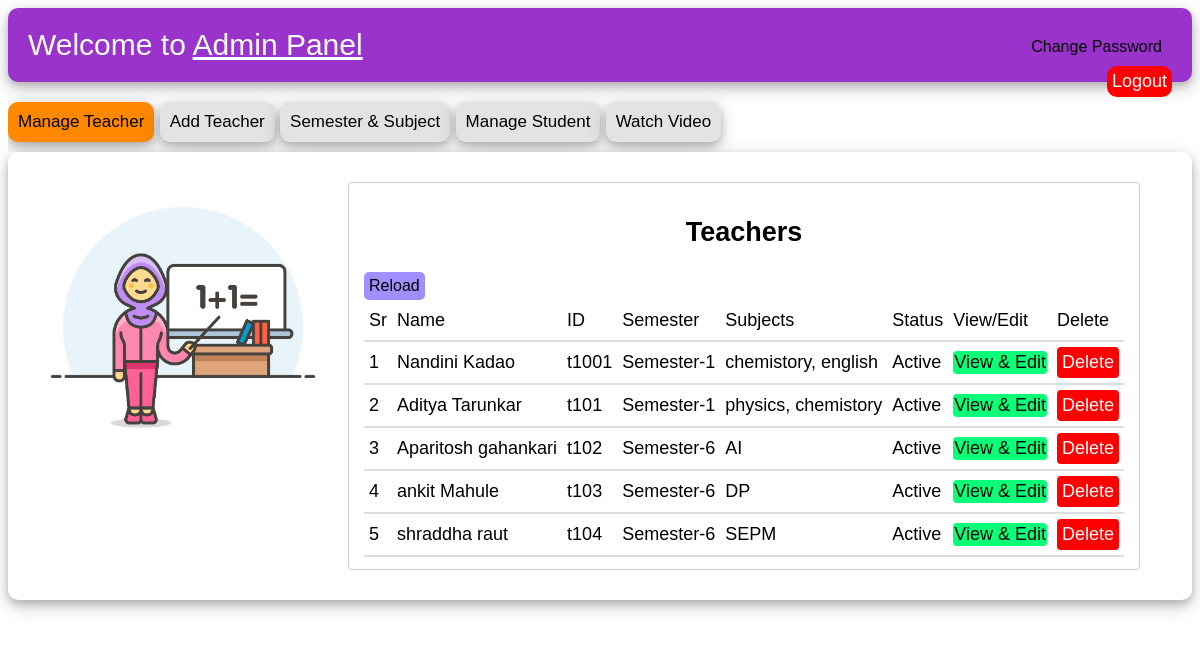
The app's page /admin/ahome.php (signed in) with its own data.
### tables this page shows
CREATE TABLE `teacher` (
  `sr` int(11) NOT NULL,
  `fname` text NOT NULL,
  `mname` text NOT NULL,
  `lname` text NOT NULL,
  `tid` text NOT NULL,
  `semester` text NOT NULL,
  `subjects` text NOT NULL,
  `tphone` text NOT NULL,
  `tpass` text NOT NULL,
  `status` text NOT NULL
);

### admin/ahome.php (shortened to what this page needs)
<!DOCTYPE html>
<html>
<head>
<link rel="stylesheet" href="ahome.css">
</head>
<body>
<div class="header">
  <label style="font-size: 30px; ">Welcome to <a style="color: white;" href="ahome.php">Admin Panel</a></label>
  <div class="log">
        <?php include("menu/cp.php") ?>
  </div>
</div>
<?php
if(isset($_POST['go']))
{
  $sort=$_POST['sort'];
  include("menu/menus/control.php");
}
elseif(isset($_POST['update']))
{
    $sr=$_POST['update'];
    include("menu/menus/manageteacher/update.php");
}
elseif(isset($_POST['vview']))
{
    $sr=$_POST['vview'];
    include("menu/menus/manageteacher/vvideo.php");
}
else
{
?>
<div class="row">
    <?php
    include("menu/menu.php")
    ?>
</div>
<?php
}
?>
</body>
</html>

### admin/menu/cp.php (shortened to what this page needs)
<!DOCTYPE html>
<html>
<head>
</head>
<body>
<button id="myBtn" class="change"><span>Change Password</span></button>
<form method="POST"><button class="logout" name="clear"><span>Logout</span></button></form>
</body>
</html>

### admin/menu/menu.php (shortened to what this page needs)
<!DOCTYPE html>
<html>
<head>
<link rel="stylesheet" href="menu/menu.css">
</head>
<body>
<div class="tab">
  <button class="tablinks" onclick="openAdm(event, 'ManTeacher')" id="defaultOpen">Manage Teacher</button>
  <button class="tablinks" onclick="openAdm(event, 'AddTeach')">Add Teacher</button>
  <button class="tablinks" onclick="openAdm(event, 'SemSub')">Semester & Subject</button>
  <button class="tablinks" onclick="openAdm(event, 'ms')">Manage Student</button>
  <button class="tablinks" onclick="openAdm(event, 'wv')">Watch Video</button>
</div>
<div id="ManTeacher" class="tabcontent">
    <img src="menu/mantech.png" alt="Pineapple" style="width:300px;height:300px;margin-right:15px;">
    <div class="addteacher">
      <?php include("menus/manageteacher.php") ?>
    </div>
</div>
</body>
</html>

### admin/menu/menus/manageteacher.php (shortened to what this page needs)
<h2 style="text-align: center;">Teachers</h2>
<form method="POST">
<button
style="border: none;
 background-color: #a08ffc;
 padding: 5px;
 border-radius: 5px;
 cursor: pointer;
 font-size: 16px;" name="reload">
Reload</button>
</form>
<div>
	<table>
		<tr>
			<td>Sr</td><td>Name</td><td>ID</td><td>Semester</td><td>Subjects</td><td>Status</td><td>View/Edit</td><td>Delete</td>
		</tr>
			<?php
			$qry="SELECT * from teacher ORDER BY tid ASC";
			$retval=mysql_query(($qry));
			if(mysql_num_rows($retval)>0)
			{
				$no=1;
				while($row=mysql_fetch_assoc($retval))
				{
				echo "<tr>";
					$fname=$row['fname'];
					$lname=$row['lname'];
					?>
					<td><?php echo $no ?></td>
					<td><?php echo $fname." ".$lname ?></td>
					<td><?php echo $row['tid'] ?></td>
					<td><?php echo substr($row['semester'],1) ?></td>
						<?php
						$subs=$row['subjects'];
						$subs = explode('%&~', $subs);
						$subjects="";
						foreach($subs as $value){
						if(!empty($value))
					    {
							$subjects=$value.", ".$subjects;
					    }
						}
						$len=strlen($subjects);
						$subjects=substr($subjects,0,$len-2);
						?>
					<td><?php echo "$subjects"; ?></td>
					<td><?php echo $row['status'] ?></td>
					<form method="POST">
					<td><button name="update" class="mbutton" value="<?php echo $row['sr'] ?>"><span>View & Edit</span></button></td>
					<td><button name="delete" class="delbutton" value="<?php echo $row['sr'] ?>"><span>Delete</span></button></td>
					</form>
					<?php
				echo "</tr>";
				$no++;
				}
			}
			?>
	</table>
</div>

### admin/ahome.css (style rules this page uses)
* { box-sizing: border-box; }
.row::after { content: ""; clear: both; display: table; }
html { font-family: "Lucida Sans", sans-serif; }
.header { box-shadow: 0 4px 8px 0 rgba(0, 0, 0, 0.2), 0 6px 20px 0 rgba(0, 0, 0, 0.19); background-color: #9933cc; border-radius: 10px; color: #ffffff; padding: 20px; }
.change { background-color: transparent; border: none; cursor: pointer; font-size: 16px; color: white; display: inline-block; }
.logout { border: none; cursor: pointer; float: right; font-size: 18px; background-color: red; color: white; border-radius: 10px; padding: 5px; }
.log { float: right; }
.change { color: black; border: none; padding: 10px; border-radius: 5px; }
table { border-collapse: collapse; max-width: 100%; }
th, td { padding: 5px; border-bottom: 2px solid #ddd; }
button span { cursor: pointer; display: inline-block; position: relative; transition: 0.5s; }
button span:after { content: '\00bb'; position: absolute; opacity: 0; top: 0; right: -20px; transition: 0.5s; }

### admin/menu/menu.css (style rules this page uses)
body { font-family: Arial; }
.tab { font-size: 19px; overflow: hidden; padding-top: 20px; padding-bottom: 10px; }
.tab button { background-color: #e3e3e3; border: none; outline: none; cursor: pointer; padding: 14px 16px; transition: 0.3s; font-size: 17px; border-radius: 10px; padding: 10px; box-shadow: 0 4px 8px 0 rgba(0, 0, 0, 0.2), 0 6px 20px 0 rgba(0, 0, 0, 0.19); }
.tab button.active { background-color: #ff8800; }
.tabcontent { display: none; box-shadow: 0 4px 8px 0 rgba(0, 0, 0, 0.2), 0 6px 20px 0 rgba(0, 0, 0, 0.19); padding: 6px 12px; border-top: none; padding: 25px; border-radius: 10px; }
.addteacher { line-height: 30px; padding: 12px 15px; margin: 5px 0; max-width: 75%; display: inline-block; border: 1px solid #ccc; border-radius: 4px; font-size: 18px; }
img { float: left; }
.mbutton { background-color: #08ff77; padding: 1px 1px; cursor: pointer; border-radius: 4px; border: none; font-size: 18px; }
.delbutton { background-color: red; color: white; padding: 5px 5px; cursor: pointer; border-radius: 4px; border: none; font-size: 18px; }
* { box-sizing: border-box; }
.row:after { padding:10px; content: ""; display: table; clear: both; }
table { border-collapse: collapse; max-width: 100%; }
th, td { padding: 5px; border-bottom: 2px solid #ddd; }

### admin/menu/cp.php (style rules this page uses)
body { font-family: Arial, Helvetica, sans-serif; }

### records on screen
teacher: fname "Nandini", lname "Kadao", tid "t1001", semester "Semester-1", subjects "chemistory, english", status "Active"
teacher: fname "Aditya", lname "Tarunkar", tid "t101", semester "Semester-1", subjects "physics, chemistory", status "Active", $row['sr'] 6 (drawn)
teacher: fname "Aparitosh", lname "gahankari", tid "t102", semester "Semester-6", subjects "AI", status "Active"
teacher: fname "ankit", lname "Mahule", tid "t103", semester "Semester-6", subjects "DP", status "Active"
teacher: fname "shraddha", lname "raut", tid "t104", semester "Semester-6", subjects "SEPM", status "Active"
